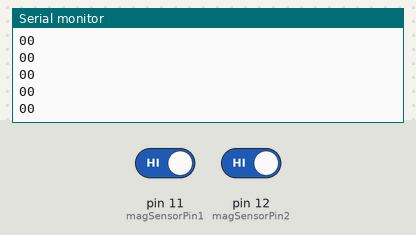
A sketch run on a simulated Arduino Uno, built with avr-gcc and run on an emulated ATmega328P. Shown: the last lines printed to the serial monitor. The test bench sets the inputs (shaded band); at power-on: pin 11 (magSensorPin1) HIGH, pin 12 (magSensorPin2) HIGH. No radio packets arrive unless stated.

Above: at 1.2 s.
1.3 s: pin 11 (magSensorPin1) driven LOW
At 1.65 s:
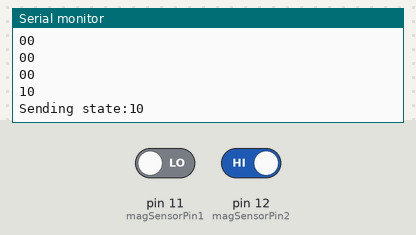
2.8 s: pin 12 (magSensorPin2) driven LOW
At 3.11 s:
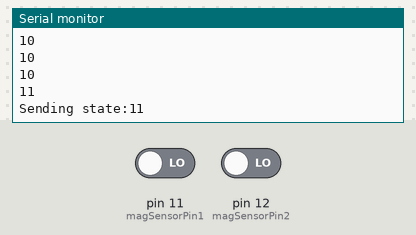
4.3 s: pin 11 (magSensorPin1) driven HIGH
At 4.57 s:
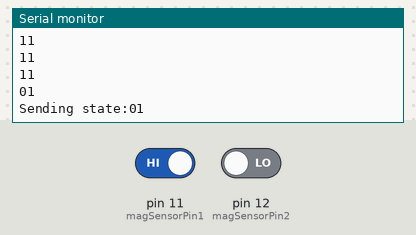
Timing chart, 0 to 7.3 s (numbered marks = the images above; inputs shaded):
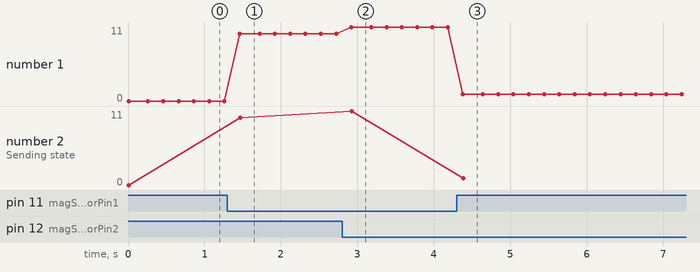

The sketch:

GarageDoorSensor.ino
```cpp
// (licence header left out)
#include <VirtualWire.h>
int magSensorPin1 = 11;
int magSensorPin2 = 12;
int txPin = 7;
int val1 = 0;     // variable for reading the sensor status
int val2 = 0;     // variable for reading the sensor status
String doorState = "00";
int counter = 0;
boolean stateChanged = false;

void setup()
{
    Serial.begin(9600);	  // Debugging only
    Serial.println("setup");

    // Initialise the IO and ISR
    vw_set_ptt_inverted(true); // Required for DR3100
    vw_setup(2400);	 // Bits per sec
    vw_set_tx_pin(txPin);                // pin 3 is used as the transmit data out into the TX Link module, change this to suit your needs.

    pinMode(magSensorPin1, INPUT);
    digitalWrite(magSensorPin1, HIGH);
    pinMode(magSensorPin2, INPUT);
    digitalWrite(magSensorPin2, HIGH);
}

void loop()
{
    val1 = digitalRead(magSensorPin1);  // read input value
    val2 = digitalRead(magSensorPin2);  // read input value
    if (val1==LOW && val2==LOW) {
      if(doorState != "11") stateChanged = true;
      doorState = "11";
    }
    else if (val1==LOW && val2==HIGH) {
      if(doorState != "10") stateChanged = true;
      doorState = "10";
    }
    else if (val1==HIGH && val2==LOW) {
      if(doorState != "01") stateChanged = true;
      doorState = "01";
    }
    else{
      if(doorState != "00") stateChanged = true;
      doorState = "00";
    }
    Serial.println(doorState);

    //I want to read the state every 200ms, but send it every 30 seconds or when the state changes
    if(counter == 0 || stateChanged == true){
      Serial.println("Sending state:" + doorState);
      char msg[sizeof(doorState) + 1];
      doorState.toCharArray(msg, sizeof(doorState) + 1);

      digitalWrite(13, true); // Flash a light to show transmitting
      vw_send((uint8_t *)msg, strlen(msg));
      vw_wait_tx(); // Wait until the whole message is gone
      digitalWrite(13, false);
      stateChanged = false;
      counter++;
    }
    else if(counter == 150){
      counter = 0;
    }
    else{
      counter++;
    }
    delay(200);
}
```

Measured:
- after the input at 1.3 s, the serial monitor: prints a new line after 0.16 s (image 1)
- after the input at 2.8 s, the serial monitor: prints a new line after 0.12 s (image 2)
- after the input at 4.3 s, the serial monitor: prints a new line after 0.08 s (image 3)
- plotted number 1: 0 → 10 after the input at 1.3 s, 10 → 11 after the input at 2.8 s, 11 → 1 after the input at 4.3 s
- plotted number 2: 0 → 10 after the input at 1.3 s, 10 → 11 after the input at 2.8 s, 11 → 1 after the input at 4.3 s
